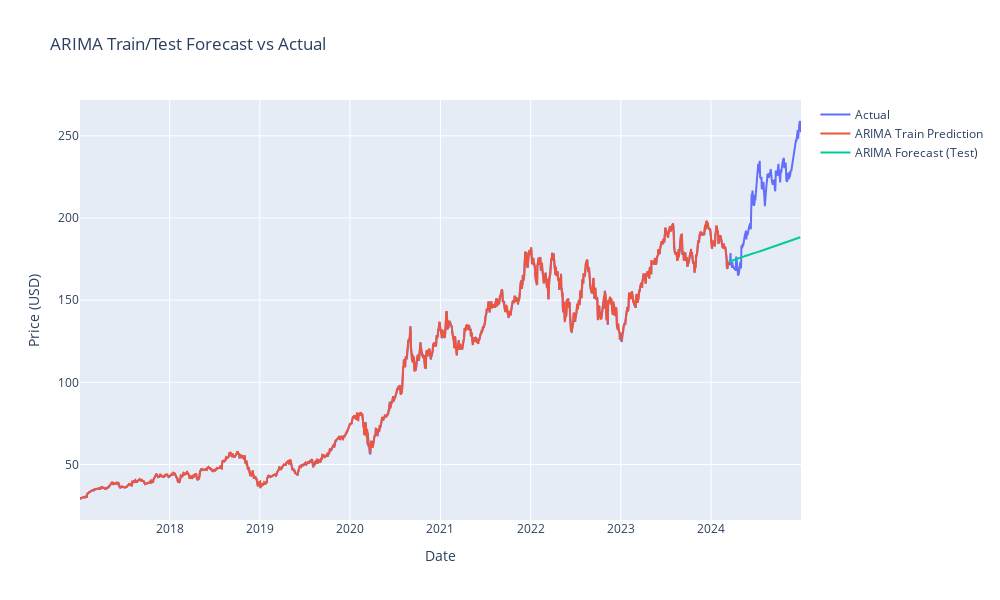

Here is the notebook cell this chart was saved with:
### Code cell
fig = go.Figure()
fig.add_trace(go.Scatter(x=stockData['timestamp'], y=close_series,
                         mode='lines', name='Actual'))
# Training predictions (aligned to train period)
train_timestamps = stockData['timestamp'][:len(train_preds)]
fig.add_trace(go.Scatter(x=train_timestamps, y=train_preds,
                         mode='lines', name='ARIMA Train Prediction'))
# Testing predictions (forecast beyond training)
# Get the last date from training
train_end_index = len(train_series)
test_timestamps = stockData['timestamp'][train_end_index - 1: train_end_index + len(test_preds)]

fig.add_trace(go.Scatter(x=test_timestamps, y=test_preds,
                         mode='lines', name='ARIMA Forecast (Test)'))

fig.update_layout(title='ARIMA Train/Test Forecast vs Actual',
                  xaxis_title='Date', yaxis_title='Price (USD)',
                  width=1000, height=600)

fig.show()

### Figure 1 — Plotly figure (JSON) as saved in the notebook; plotly's stock layout.template omitted (floating-point values rounded to 4 significant figures; data arrays with more than 128 entries replaced by an {"elided": "..."} marker saying what was removed)
{"data": [{"mode": "lines", "name": "Actual", "type": "scatter", "x": {"elided": "2011 str values"}, "y": {"elided": "2011 float values"}}, {"mode": "lines", "name": "ARIMA Train Prediction", "type": "scatter", "x": {"elided": "1808 str values"}, "y": {"elided": "1808 float values"}}, {"mode": "lines", "name": "ARIMA Forecast (Test)", "type": "scatter", "x": {"elided": "203 str values"}, "y": {"elided": "202 float values"}}], "layout": {"height": 600, "title": {"text": "ARIMA Train/Test Forecast vs Actual"}, "width": 1000, "xaxis": {"title": {"text": "Date"}}, "yaxis": {"title": {"text": "Price (USD)"}}}}
